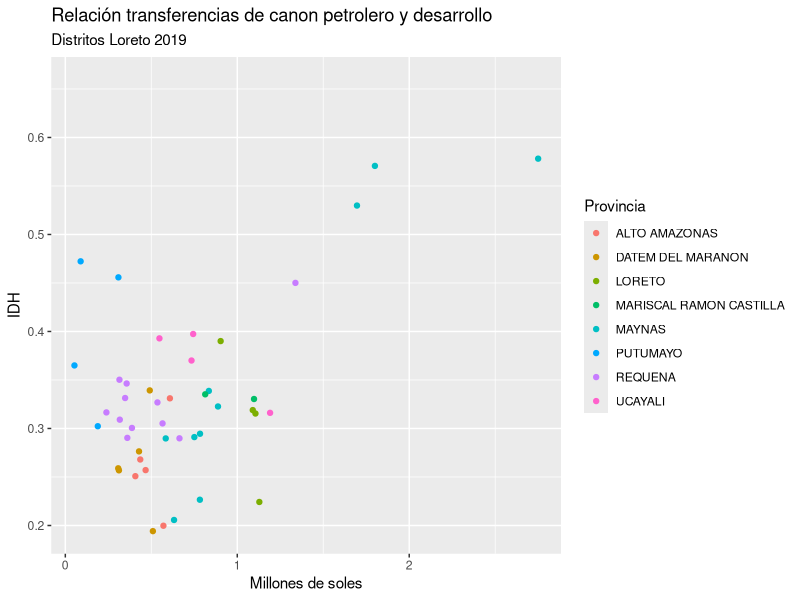
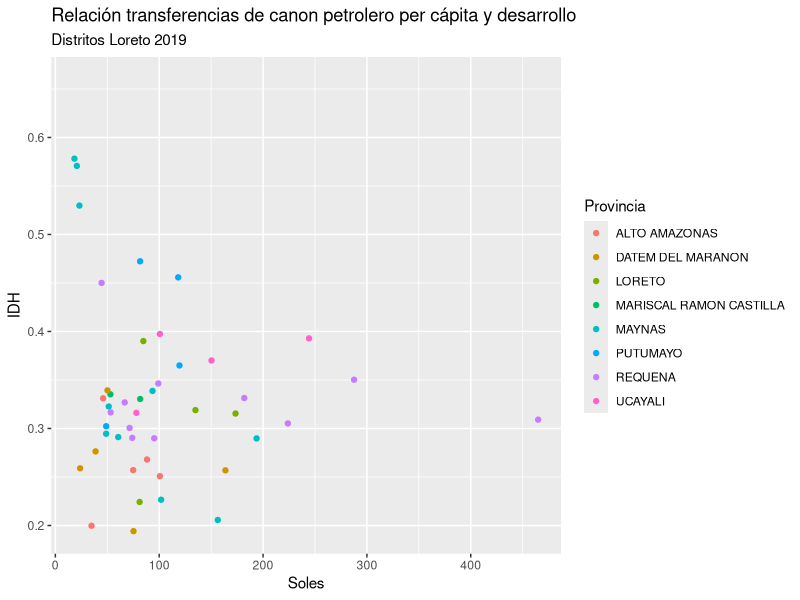

Here is the R script that generated these plots, in order:
## ---- chunk 1
library(tidyverse)
library(readxl)
## ---- chunk 2
canon_2019 <- read_excel("data/70891853.xls", skip = 17, col_names = FALSE) 
## ---- chunk 3
idh_2019 <- read_excel("data/IDH 2019.xlsx", sheet = 4, skip = 4) 
## ---- chunk 4
canon_data <- canon_2019 %>% 
  set_names(c("codigo", "nombre", "monto_aut", "monto_acred")) %>% 
  mutate(nombre = str_remove(nombre, "MUNICIPALIDAD ")) %>% 
  separate(nombre, into = c("tipo", "nombre"), sep = " DEL? ", extra = "merge") %>%
  mutate(nombre = str_replace(nombre, " - .*", "")) %>% 
  select(tipo, nombre, monto_acred)
## ---- chunk 5
idh_data <- idh_2019 %>% 
  select(1, 3, 6, 8) %>% 
  set_names(c("ubigeo", "distrito", "poblacion", "idh")) %>% 
  separate(ubigeo, into = c("cod_dep", "cod_prov", "cod,dist"), sep = c(2, 4)) %>%
  filter(cod_dep == "16") %>% 
  mutate(distrito = str_to_upper(distrito))
  
## ---- chunk 6
Loreto <- idh_data %>% 
  left_join(canon_data, by = c("distrito" = "nombre"))
## ---- chunk 7
Loreto <- Loreto %>% 
  mutate(Provincia = case_when(
    cod_prov == "01" ~ "MAYNAS", 
    cod_prov == "02" ~ "ALTO AMAZONAS", 
    cod_prov == "03" ~ "LORETO",
    cod_prov == "04" ~ "MARISCAL RAMON CASTILLA",
    cod_prov == "05" ~ "REQUENA", 
    cod_prov == "06" ~ "UCAYALI",
    cod_prov == "07" ~ "DATEM DEL MARANON",
    cod_prov == "08" ~ "PUTUMAYO",
    TRUE ~ "OTROS"))
## ---- chunk 8
Loreto <- Loreto %>% 
  mutate(monto_acred_millones = (monto_acred/1000000))
## ---- chunk 9
Loreto %>% 
  ggplot(aes(monto_acred_millones, idh, color = Provincia)) + 
  geom_point() +
  labs(title = "Relación transferencias de canon petrolero y desarrollo", subtitle = "Distritos Loreto 2019", x = "Millones de soles", y = "IDH")
## ---- chunk 10
Loreto_percap <- Loreto %>% 
   mutate(canon_percap = (monto_acred/poblacion))
## ---- chunk 11
Loreto_percap %>% 
  ggplot(aes(canon_percap, idh, color = Provincia)) + 
  geom_point() +
  labs(title = "Relación transferencias de canon petrolero per cápita y desarrollo", subtitle = "Distritos Loreto 2019", x = "Soles", y = "IDH")
